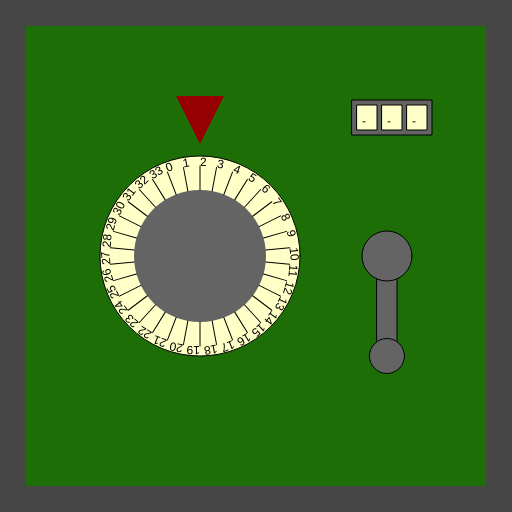
Frame 1 (no input)
Frame 60 (no input): identical to frame 1, image omitted
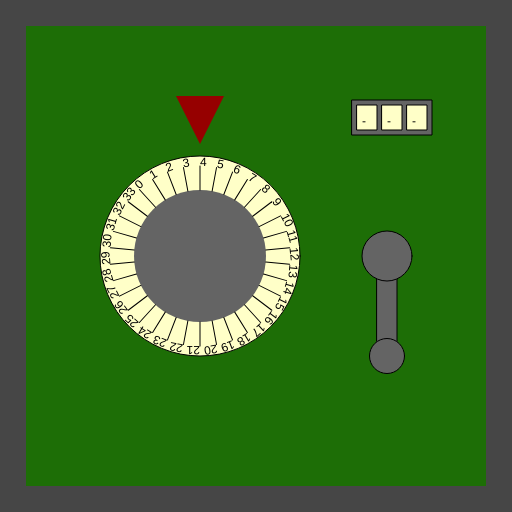
Frame 120 (the mouse pressed at the canvas centre since frame 60)

The p5.js sketch that drew these frames (run headless with seeded random() and noise() and a simulated clock; from frame 60 on, the mouse is pressed at the canvas centre):

// p5.js sketch
// ── sketch.js
/*

Officer: 9812102
CaseNum: 303-1-86274151-9812102

Case 303 - The Case of the Crooked Attorney
Stage 2 - Torvalds' House

This safe is in Torvalds’ home study. Be careful. If you get caught, I don’t know you !

Crack this safe by doing the following:

	Whilst the mouse is moving:
	- Increment SecureStorageVal_0 by 2

	Whilst the mouse is being dragged:
	- Increment SecureStorageVal_1 by 3

	When any key is pressed:
	- Make SecureStorageVal_2 equal to the string "JLX"

	Whilst the mouse is being dragged:
	- Make SecureStorageVal_2 equal to the string "BEY"



This time you'll need to create the relevant event handlers yourself.

There are many possible ways of investigating this case, but you
should use ONLY the following commands:

	- The assignment operator aka. the equals sign !
	- Incrementing +=
	- Decrementing -=

*/

//declare the variables

var SecureStorageVal_0;
var SecureStorageVal_1;
var SecureStorageVal_2;


function preload()
{
	//IMAGES WILL BE LOADED HERE

}

function setup()
{
	createCanvas(512,512);

	//initialise the variables
	SecureStorageVal_0 = 0;
	SecureStorageVal_1 = 0;
	SecureStorageVal_2 = "";

}

///////////////////EVENT HANDLERS///////////////////

//Create event handlers here to open the safe ...
function mouseMoved() {
    SecureStorageVal_0 += 2;
    
}

function mouseDragged() {
    SecureStorageVal_1 +=3;
    SecureStorageVal_2 = "BEY";
}

function keyPressed() {
    SecureStorageVal_2 = "JLX";
}

///////////////DO NOT CHANGE CODE BELOW THIS POINT///////////////////

function draw()
{

	//Draw the safe door
	background(70);
	noStroke();
	fill(29,110,6);
	rect(26,26,width-52,width-52);

	//Draw the combination dial
	push();
	translate(200,height/2);
	drawDial(200, SecureStorageVal_0, 34);
	pop();

	//Draw the lever
	push();
	translate(width - 125,256);
	drawLever(SecureStorageVal_1);
	pop();

	//Draw the spinner
	push();
	translate(width - 120,100);
	drawSpinner(3, SecureStorageVal_2);
	pop();

}

function drawDial(diameter,num,maxNum)
{
	//the combination lock

	var r = diameter * 0.5;
	var p = r * 0.6;

	stroke(0);
	fill(255,255,200);
	ellipse(0,0,diameter,diameter);
	fill(100);
	noStroke();
	ellipse(0,0,diameter*0.66,diameter*0.66);
	fill(150,0,0);
	triangle(
		-p * 0.4,-r-p,
		p * 0.4,-r-p,
		0,-r-p/5
	);

	noStroke();

	push();
	var inc = 360/maxNum;

	rotate(radians(-num * inc));
	for(var i = 0; i < maxNum; i++)
	{
		push();
		rotate(radians(i * inc));
		stroke(0);
		line(0,-r*0.66,0,-(r-10));
		noStroke();
		fill(0);
		text(i,0,-(r-10));
		pop();
	}

	pop();
}

function drawLever(rot)
{
	push();
	rotate(radians(-rot))
	stroke(0);
	fill(100);
	rect(-10,0,20,100);
	ellipse(0,0,50,50);
	ellipse(0,100,35,35);
	pop();
}

function drawSpinner(numSpinners, val)
{
	var sw = 20;
	var ow = (sw + 5) * numSpinners + 5;
	stroke(0);
	fill(100);
	rect(-ow/2,0,ow,35);
	if(typeof(val) == "number")
	{
		val = floor(val).toString(); //convert to string
	}


	for(var d = numSpinners - val.length; d > 0; d--)
	{
		val = "-" + val;
	}

	for(var i = 0; i < numSpinners; i++)
	{
		stroke(0);
		fill(255,255,200);
		rect(-ow/2 + i * (sw + 5) + 5,5,20,25);
		fill(0);
		noStroke();
		text(val[i],-ow/2 + sw/2 + i * (sw +5),25);
	}

}
